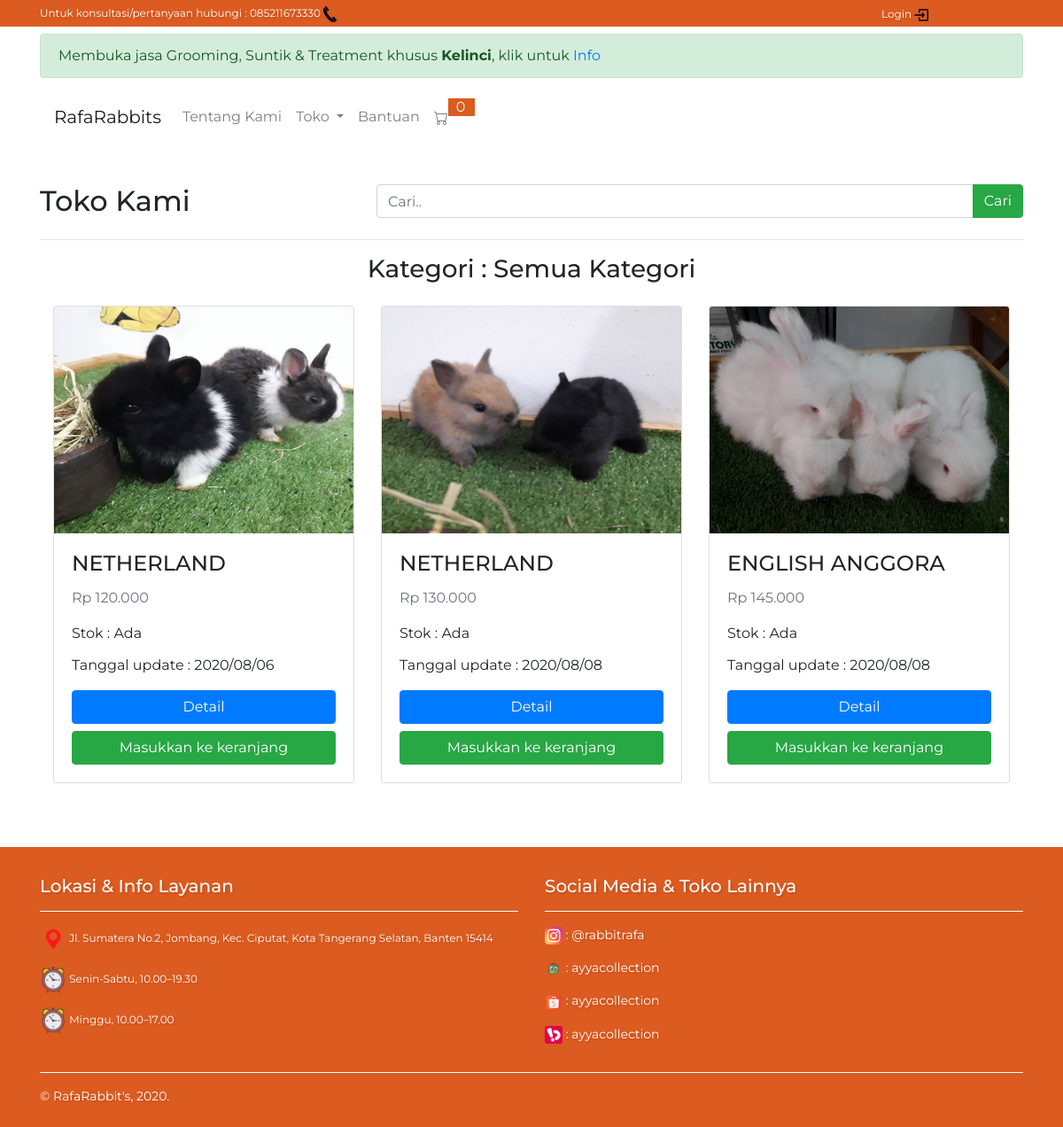
Page /pengunjung/tokoKami on the committed database.
### tables this page shows
CREATE TABLE `tb_dagangan` (
  `id_data` int(3) NOT NULL,
  `nama_hewan` varchar(85) NOT NULL,
  `gambar_hewan` varchar(64) NOT NULL,
  `catatan_tambahan` varchar(225) NOT NULL,
  `harga_hewan` int(35) NOT NULL,
  `ketersediaan` varchar(12) NOT NULL,
  `tanggal_ubah` varchar(12) NOT NULL,
  `jenis_makanan` varchar(50) DEFAULT NULL,
  `aksesoris` varchar(50) DEFAULT NULL,
  `id_kategori` int(11) NOT NULL
);

### application/controllers/Pengunjung.php (called while the page is built, shortened)
<?php
class Pengunjung extends CI_Controller {
	public function __construct()
	{
		$this->load->model('Pengunjung_model');
		$this->load->model('Admin_model');
		$this->load->helper('form');
		$this->load->library('form_validation');
	}
	public function tokoKami($key=null)
	{
		if ($key){
			$data['judul'] =  'RafaRabbit`s | Toko Kami';
			$data['hewan'] = $this->Pengunjung_model->cariDataHewan();
			$this->load->view('templates/header', $data);
			$this->load->view('Pengunjung/toko', $data);
			$this->load->view('templates/footer_pengunjung');
		}else{
			$data['judul'] =  'RafaRabbit`s | Toko Kami';
			$data['hewan'] = $this->Pengunjung_model->getAllDagangan();
			$data['kategori'] = $this->Admin_model->getAllKategori();
			$this->load->view('templates/header', $data);
			$this->load->view('Pengunjung/toko', $data);
			$this->load->view('templates/footer_pengunjung');
		}
	}
}

### index.php (called while the page is built, shortened)
<?php
require_once BASEPATH.'core/CodeIgniter.php';

### application/models/Pengunjung_model.php (called while the page is built, shortened)
<?php
class Pengunjung_model extends CI_Model {
    public function getAllDagangan()
    {
        return $this->db->get('tb_dagangan')->result_array();
    }
}

### application/views/Pengunjung/toko.php (the view, shortened to what this page needs)
<div class="container">
    <div class="row mt-5">
        <div class="col-md-4">
            <h2>Toko Kami</h2>
        </div>
        <div class="col-md-8">
            <?= form_open(); ?>
                <div class="input-group">
                    <input type="text" class="form-control" placeholder="Cari.." name="cariToko">
                    <div class="input-group-append">
                        <button class="btn btn-success" type="submit">Cari</button>
                    </div>
                </div>
            <?= form_close(); ?>
        </div>
    </div>
    <hr>
    <div class="row mt-3 mb-3">
        <div class="col-md-12">
            <h3 align="center">Kategori : Semua Kategori</h3>
        </div>
    </div>
    <div class="row mx-auto mb-5">
                    <?php foreach ($hewan as $h) : ?>
                    <div class="col-md-4 mb-4">
                        <div class="card">
                            <img src="<?= base_url('assets/img/dataweb/') . html_escape($h['gambar_hewan']); ?>" style="height:16rem;" class="card-img-top">
                        <div class="card-body">
                            <h4 class="card-title text-uppercase"><?= $h['nama_hewan'];?></h4>
                            <p class="card-text text-muted"><?= "Rp " . number_format(html_escape($h['harga_hewan']),0,'.','.') ;?></p>
                            <p class="card-title">Stok : <?= $h['ketersediaan'];?></p>
                            <p>Tanggal update : <?= $h['tanggal_ubah'];?></p>
                            <div class="row">
                                <div class="col-md-12">
                                    <a href="<?= base_url();?>pengunjung/detail/<?= $h['id_data']; ?>" class="btn btn-primary btn-block mb-2">Detail</a>
                                </div>
                                <div class="col-md-12">
                                <?php if ($h['ketersediaan'] == 'Ada') : ?>
                                    <a href="<?= base_url();?>pengunjung/tambah_ke_keranjang/<?= $h['id_data'];?>" class="add_cart btn btn-success btn-block">Masukkan ke keranjang</a>
                                <?php else: ?>
                                    <button class="add_cart btn btn-success btn-block" onclick="alert('Stok habis')">Masukkan ke keranjang</button>
                                <?php endif; ?>
                                </div>
                            </div>
                        </div>
                        </div>
                    </div>
                    <?php endforeach; ?>
                </div>
</div>

### assets/css/style.css (style rules this page uses)
* { margin: 0; padding: 0; box-sizing: border-box; }
html { scroll-behavior: smooth; }
body { font-family: 'Montserrat', sans-serif; }

### rows in the picture
tb_dagangan: gambar_hewan (picture), nama_hewan "NETHERLAND", harga_hewan "120.000", ketersediaan "Ada", tanggal_ubah "2020/08/06"
tb_dagangan: gambar_hewan (picture), nama_hewan "NETHERLAND", harga_hewan "130.000", ketersediaan "Ada", tanggal_ubah "2020/08/08"
tb_dagangan: gambar_hewan (picture), nama_hewan "ENGLISH ANGGORA", harga_hewan "145.000", ketersediaan "Ada", tanggal_ubah "2020/08/08"

### other values in the picture
$this->cart->total_items() "0"
